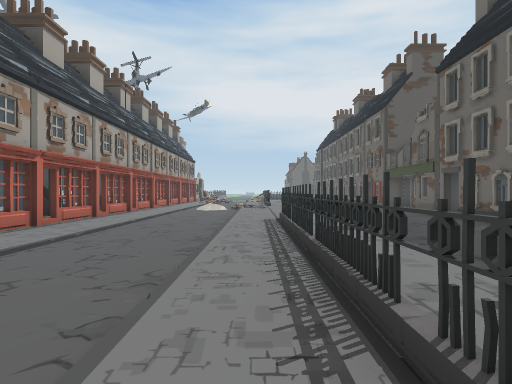
View 1 (above)

24 first-person views from a walk through a scene from a Unity 3-D project. The camera is 1.5 m above the floor, looks level and sees 80° across. The floor is counted in squares, 2 m on a side. Each view is taken from the middle of a square. On the plan, view 1 faces up. The plan holds only what a view shows up to about 10 squares ahead; the rest is blank. The place goes on beyond the plan. The player is left out. Door leaves are left out, so doorways stand open. Some surface patterns are stand-ins.

View 2
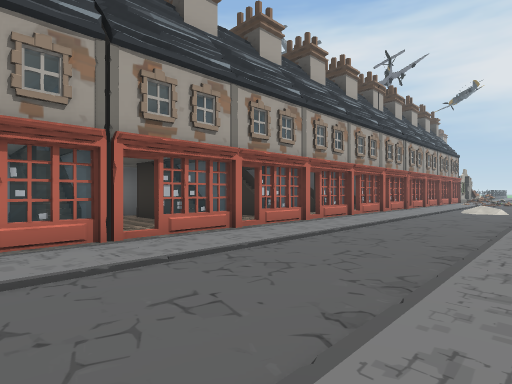

View 3
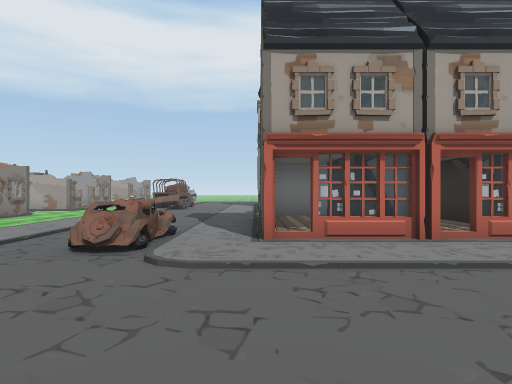

View 4
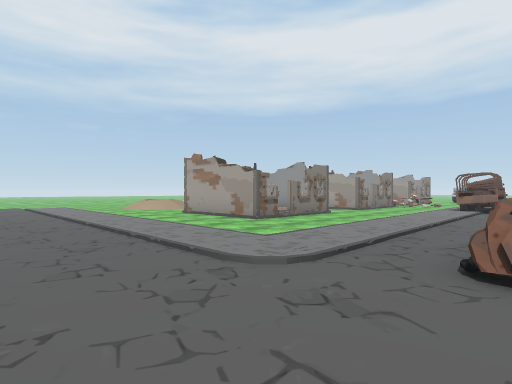

View 5
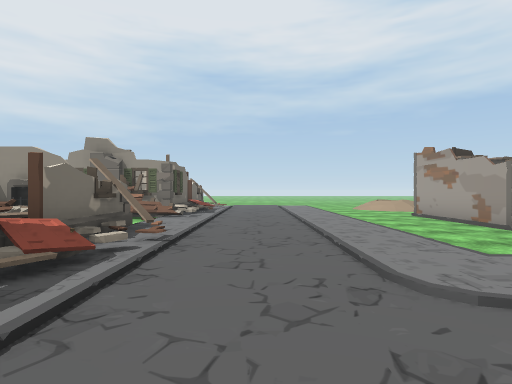

View 6
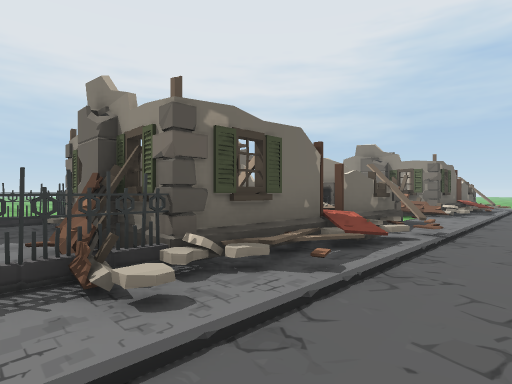

View 7
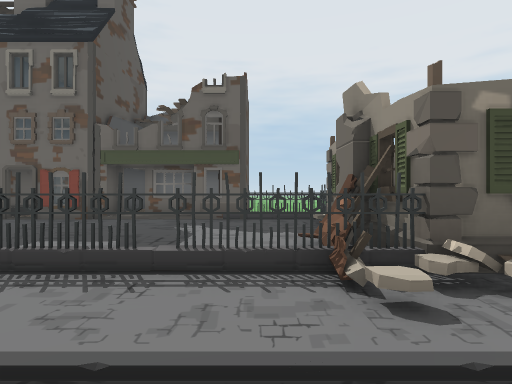

View 8
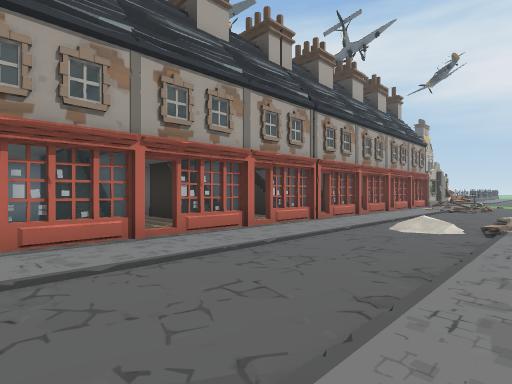

View 9
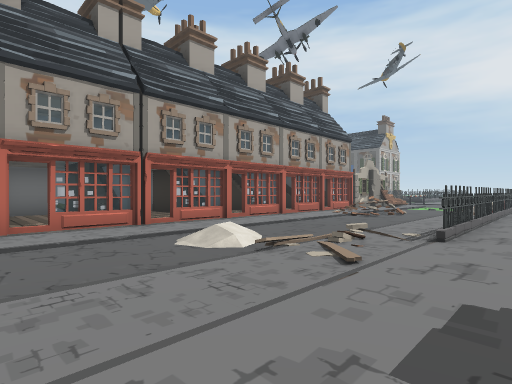

View 10
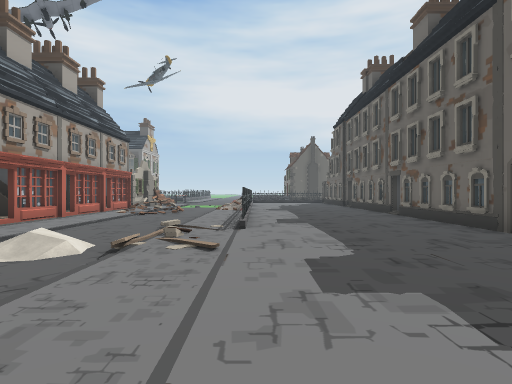

View 11
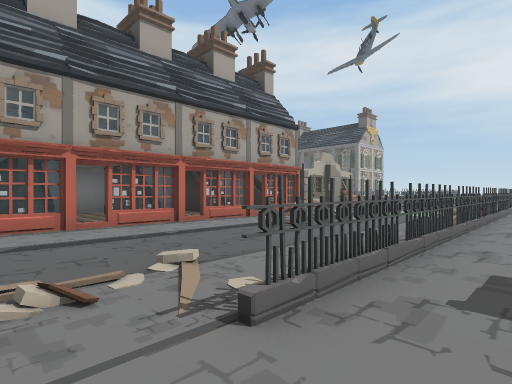

View 12
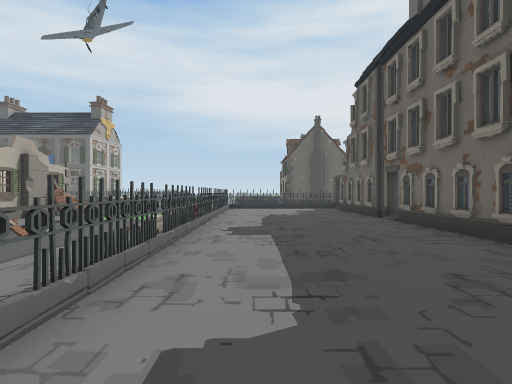

View 13
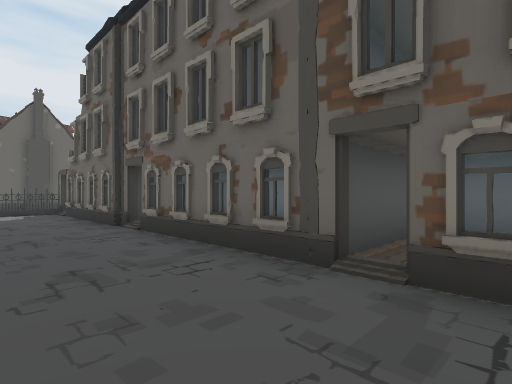

View 14
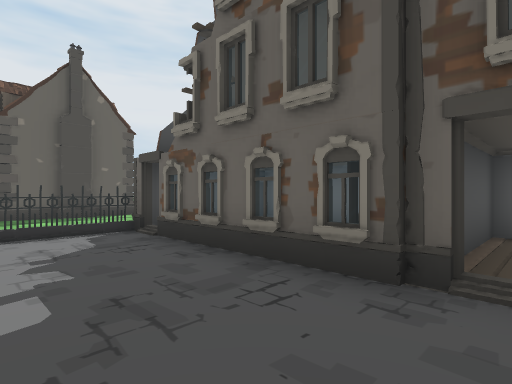

View 15
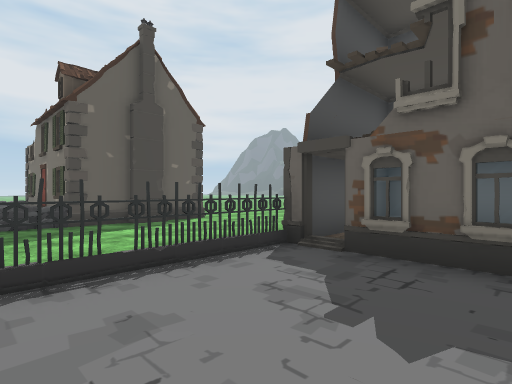

View 16
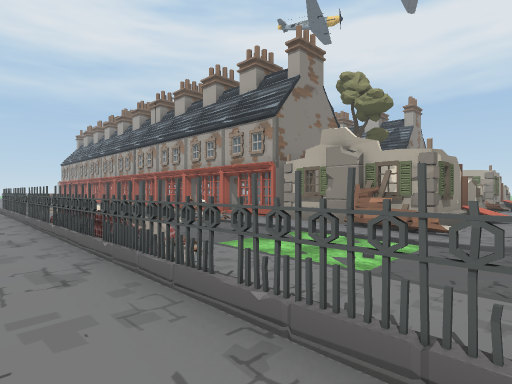

View 17
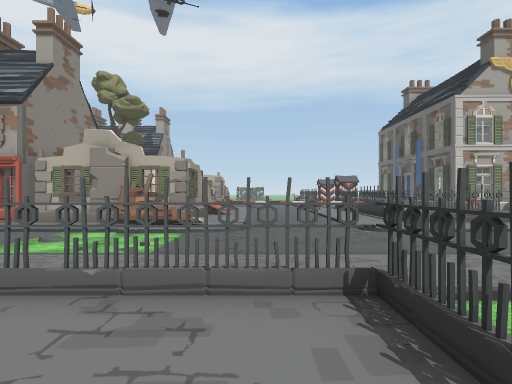

View 18
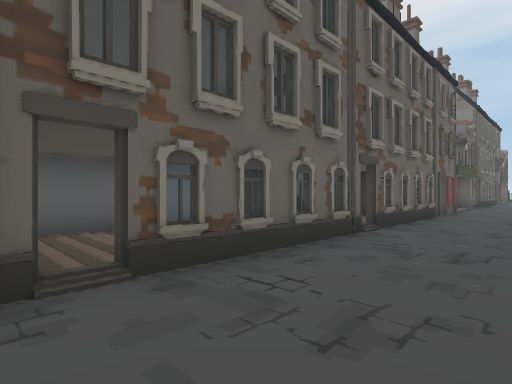

View 19
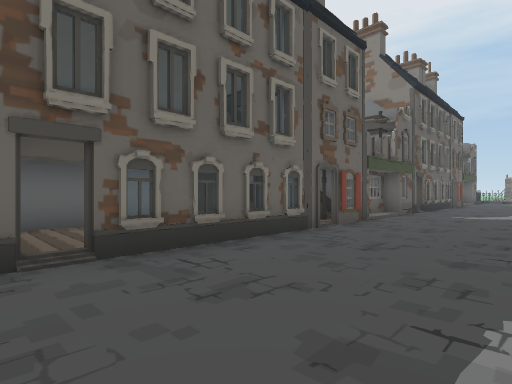

View 20
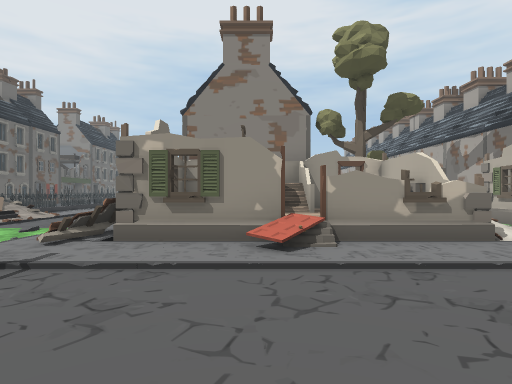

View 21
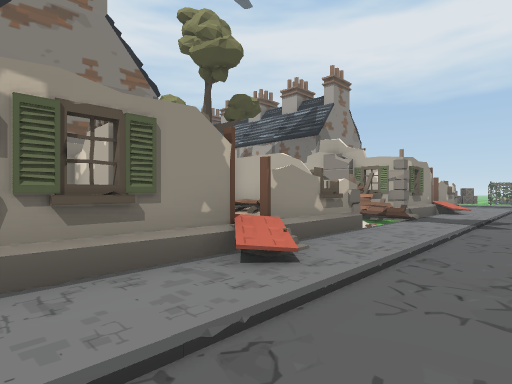

View 22
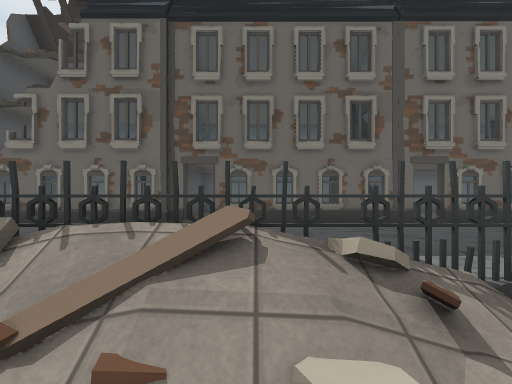

View 23
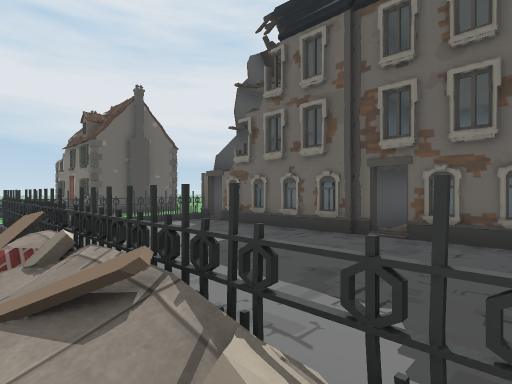

View 24
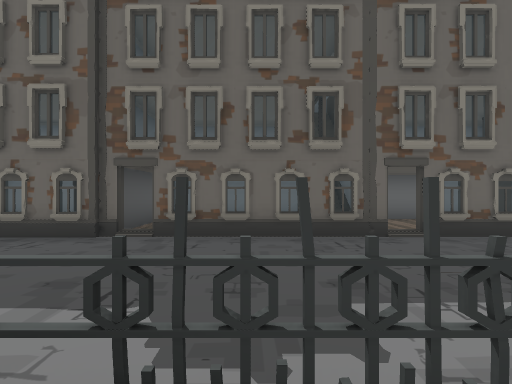

### Floor plan
Key: @ floor where view 1 was taken; # wall or solid block; x gap in a wall; . main floor; : floor 0.25 m higher than the main floor; - floor 0.25 m lower than the main floor; / step, stairs or slope; D open door; = window, fence, low wall or low ledge; C car; H house; T thing the floor can be seen under or through; R tree; O other object.
Columns run from 11 left of view 1 to 9 right of it. Each row starts with its distance up from view 1.
 38                HH
 37                HH  H
 36       #       =HH#H-
 35       #..     -------
 34      xO.../   -------
 33     ....../. -------
 32    ....T../.-------
 31  ......T../.#x#xxO###
 30 ///////T../.x.. .x  #
 29 /..//..//./.#   .#  #
 28 /HHHHH#H/-/.x.  .#  #
 27 HHHHH HH/-/.x   .## #
 26 HHHHH #..//== . .O###
 25 HHHHHHH.../=/ .  D..#
 24 HRH ###...///    #..#
 23      ##/=////    #  #
 22      #D #=/.#    ####
 21      #=. ./.#.   ####
 20      #D.../.x    D..#
 19   ####D.../.x .  #..#
 18   ####=.../.#    #  #
 17    ###D.../.#.   ####
 16    ####.../.#    ##
 15    # :D..//...   D
 14  OO###D..///.    =
 13  OO:::=.../..    ##
 12   #:::D/../..    #
 11   ####=.../...   #
 10     ::D.../..    ###
  9     ##D.../..    D
  8   #####.../.#    #
  7     ##D.../.x    #
  6     ##=.../.#    #
  5      #D.../.x    ###
  4   ####D.../.x    D
  3    ###=.../.#    =
  2    ###D.../.#    ###
  1   #####.../.#    #
  0   # ::D.../@#    =
 -1   ####D.../.x    #
 -2  ........./.#    /
 -3  ....CCC..//HH   #
 -4 ..........//HHHH
 -5 /////////.//H  H
 -6 .......././/HH
 -7 -------././/H
 -8  ------././/H
 -9  OOOO--././/HHH
-10     O--././.-
-11     O--././.-
-12   OOO--././/HHHH

Where each view was taken, in squares from view 1:
view 1: 0 up, 0 right, facing up
view 2: 0 up, 0 right, facing up-left
view 3: 1 down, 0 right, facing left
view 4: 3 down, 1 left, facing down-left
view 5: 3 down, 2 left, facing down
view 6: 2 down, 2 left, facing down-right
view 7: 2 down, 2 left, facing right
view 8: 7 up, 0 right, facing up-left
view 9: 11 up, 2 right, facing up-left
view 10: 10 up, 1 right, facing up
view 11: 15 up, 2 right, facing up-left
view 12: 17 up, 2 right, facing up
view 13: 19 up, 3 right, facing up-right
view 14: 25 up, 3 right, facing up-right
view 15: 28 up, 2 right, facing up-right
view 16: 30 up, 2 right, facing down-left
view 17: 30 up, 3 right, facing left
view 18: 26 up, 3 right, facing down-right
view 19: 21 up, 2 right, facing down-right
view 20: 33 up, 7 left, facing down
view 21: 31 up, 5 left, facing down-left
view 22: 24 up, 1 left, facing right
view 23: 23 up, 0 right, facing up-right
view 24: 23 up, 0 right, facing right
